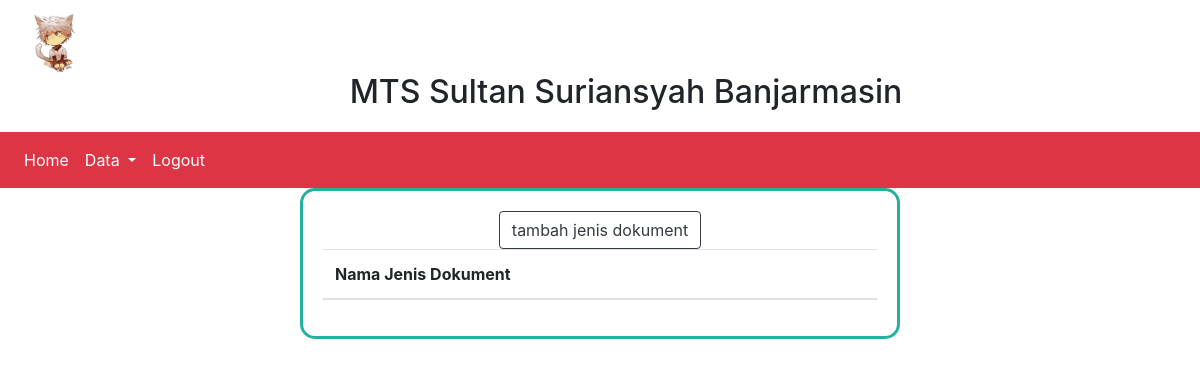
The page /?view=jenis-dokument (signed in) on the database as committed earlier.
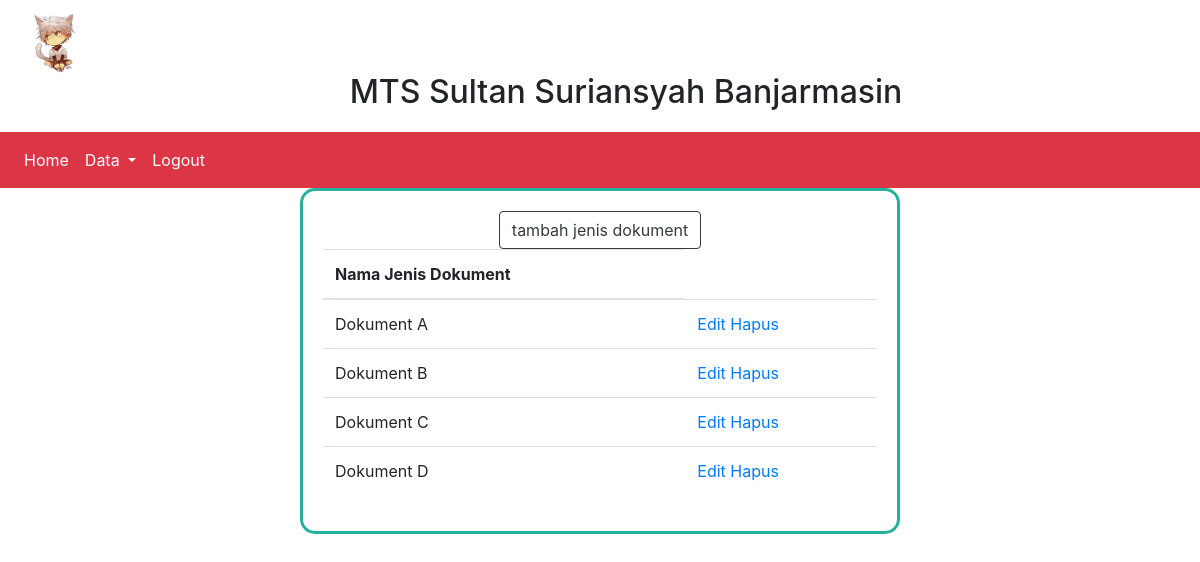
The same page on the database as committed later.
### tables this page shows
CREATE TABLE `Dokument_jenis` (
  `dokument_jenis_id` int(100) NOT NULL,
  `dokument_jenis_nama` varchar(100) NOT NULL
);

### models/admin.php (called while the page is built, shortened)
<?php
class Admin
{
  private $mysqli;
  function __construct($mysqli)
  {
    $this->mysqli = $mysqli;
  }
  public function jenisDokument()
  {
    $db = $this->mysqli->conn;
    $query = $db->query("SELECT * FROM Dokument_jenis ") or die ($db->error);
    return $query;
  }
}
?>

### view/admin/dokument/data.php (the view)
<center>
<div class="form-input-document">
    <a href="?view=input-jenis-dokument">
      <button type="button" class="btn btn-outline-dark">tambah jenis dokument</button>
    </a>
    <table class="table table-border">
      <thead>
        <tr>
          <th>Nama Jenis Dokument</th>
        </tr>
      </thead>
      <tbody>
      <?php
      $data = $objAdmin->jenisDokument();
      while ($a = $data->fetch_object()) { ?>
        <tr>
          <td><?=$a->dokument_jenis_nama; ?></td>
          <td>
            <a href="<?=$a->dokument_jenis_id; ?>">Edit</a>
            <a href="<?=$a->dokument_jenis_id; ?>">Hapus</a>
          </td>
        </tr>
    <?php } ?>
      </tbody>
    </table>
</div>
</center>

Rows that differ between the two databases and show on the page:
added dokument_jenis: dokument_jenis_nama "Dokument A"
added dokument_jenis: dokument_jenis_nama "Dokument B"
added dokument_jenis: dokument_jenis_nama "Dokument C"
added dokument_jenis: dokument_jenis_nama "Dokument D"
